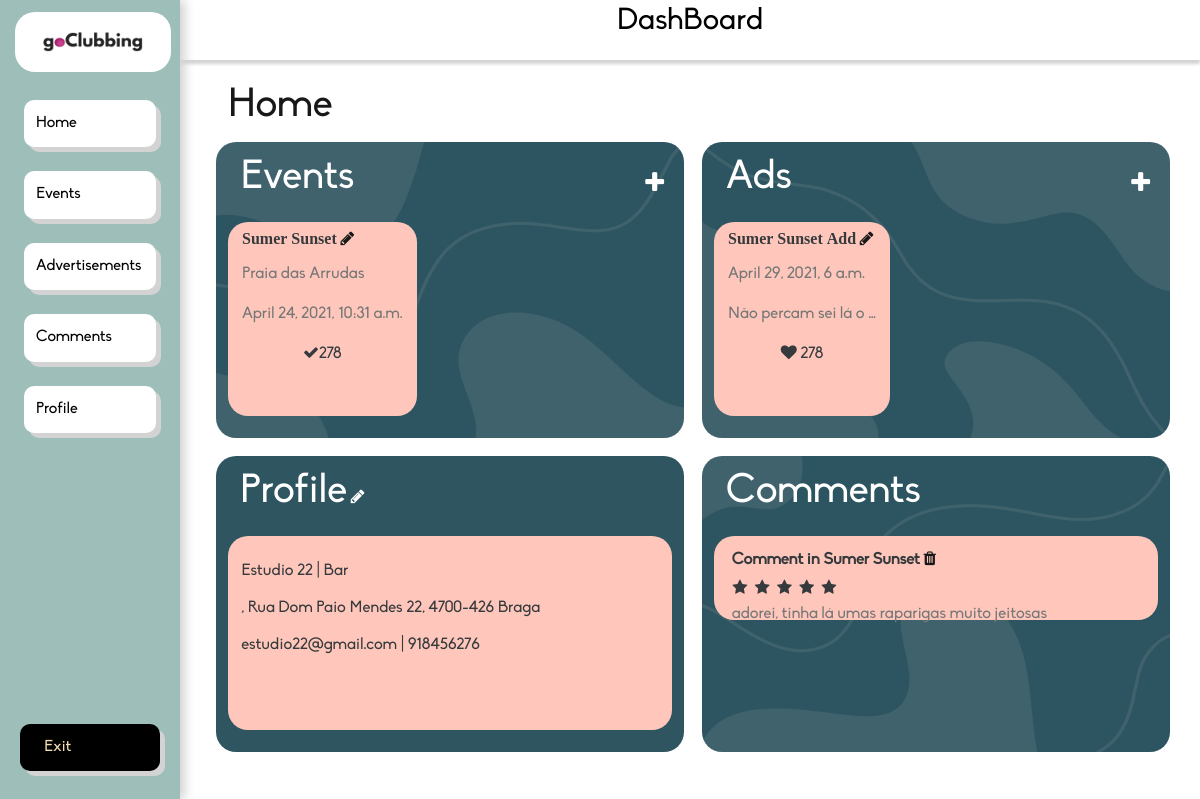
/dashboard/ (signed in), run on an earlier commit of the app's database.
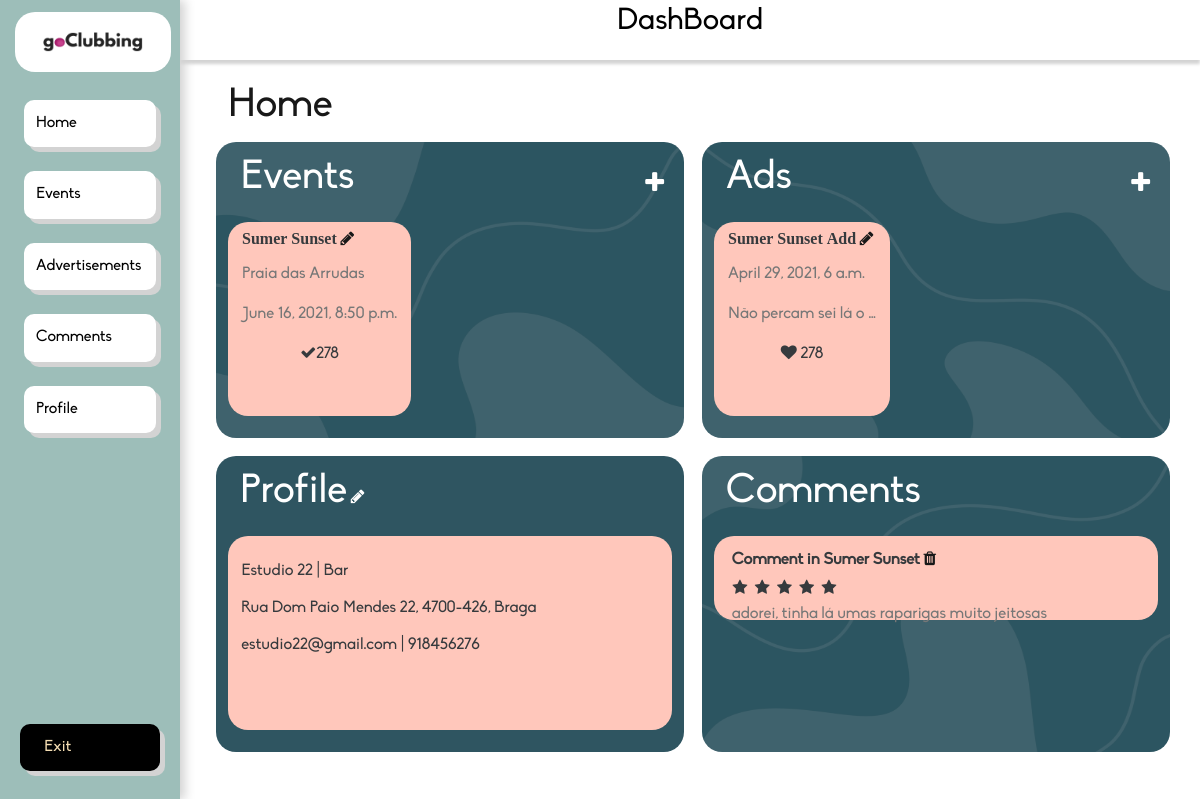
And on a later commit of the database.
### app/models.py (models this page shows, shortened)
class Event(models.Model):
    name = models.CharField(max_length=100)
    location = models.CharField(max_length=100)
    datetime = models.DateTimeField(auto_now=False, auto_now_add=False)
    type = models.ForeignKey(Event_Type, on_delete=models.CASCADE)
    theme = models.CharField(max_length=100)
    min_age = models.IntegerField()
    organization = models.CharField(max_length=100)
    dress_code = models.CharField(max_length=100)
    business = models.ForeignKey(Business, on_delete=models.CASCADE)
    def __str__(self):
        return self.name

class Business(models.Model):
    name = models.CharField(max_length=100)
    location = models.CharField(max_length=100)
    address = models.CharField(max_length=100, default="")
    lat = models.FloatField(null=True, blank=True)
    lng = models.FloatField(null=True, blank=True)
    type = models.CharField(max_length=50)
    company_name = models.CharField(max_length=100)
    opening_hours = models.JSONField(null=True)
    contact_email = models.EmailField(max_length=100)
    contact_phone = models.IntegerField()
    user = models.OneToOneField(User, on_delete=models.CASCADE)
    profilePhoto = models.ImageField(upload_to="business_photos/", default="business_photos/userDefault.png")

### app/views.py (the view)
# urls.py: path('dashboard/', dashboard_home, name='dashboard_home'),
def dashboard_home(request):
    if not request.user.is_authenticated or request.user.is_superuser:
        return redirect('/login/')
    events = Event.objects.all()
    ads = Advertisement.objects.all()
    comments = Comment.objects.all()
    business = Business.objects.get(user_id=request.user.id)
    tparams = {'events': events, 'ads': ads, 'comments': comments, 'self': business}
    return render(request, "dash_home.html", tparams)

### app/templates/dash_home.html (shortened to what this page needs)
{% extends "dashboard.html" %}
{% load static %}
{% block content %}
<div class="home-container">
    <div class="home-title">
        <h1>Home</h1>
    </div>
    <div class="events">
        <div class="title">
            <h1 style="float:left;">Events </h1>
            <a style="float:right; color: white" href={% url 'dashboard_newevent' %}><i class="mysmalls fa fa-plus"></i></a>
        </div>
        <div class="events-content">
            {% for event in events %}
                {% if event.business.name == self.name %}
            <div class="pub">
                <div>
                    <p class="fa" style="font-weight: bold">{{ event.name }}</p>
                    <a href={% url 'dashboard_event' num=event.id %}><i style="color:black;" class="fa fa-pencil"></i></a>
                    <p class="grey">{{ event.location }}</p>
                    <p class="grey">{{ event.datetime }}</p>
                    <p style="text-align: center"><i class="fa fa-check"></i>278</p>
                </div>
            </div>
                {% endif %}
            {% endfor %}
        </div>
        <img id="background-image" src="{% static "img/DashBoardFundo.png" %}"/>
    </div>
    <div class="pubs">
        <div class="title">
            <h1 style="float: left">Ads</h1>
            <a style="float:right; color: white" href={% url 'dashboard_newad' %}><i class="mysmalls fa fa-plus"></i></a>
        </div>
        <div class="pubs-content">
            {% for ad in ads %}
                {% if ad.event.business == self %}
            <div class="pub">
                <div>
                    <p class="fa" style="font-weight: bold">{{ ad.event }} Add</p>
                    <a href={% url 'dashboard_ad' num=ad.id %}><i style="color:black;" class="fa fa-pencil"></i></a>
                    <p class="grey">{{ ad.expire }}</p>
                    <p class="grey">{{ ad.body|truncatewords:5 }}</p>
                    <p style="text-align: center"><i class="fa fa-heart"></i> 278</p>
                </div>
            </div>
                {% endif %}
            {% endfor %}
        </div>
        <img id="background-image" src="{% static "img/DashBoardFundo3.png" %}"/>
    </div>
    <div class="profiles">
        <div class="title">
            <h1 style="display: inline-block">Profile</h1>
            <a class="edit-button" href={% url 'dashboard_profile' %}><i class="fa fa-pencil"></i></a>
        </div>
        <div class="profile-content">
            <div class="profile">
                <p class="prof-text">{{ self.name }} | {{ self.type }}</p>
                <p class="prof-text">{{ self.address }}, {{ self.location }}</p>
                <p class="prof-text">{{ self.contact_email }} | {{ self.contact_phone }}</p>
            </div>
        </div>
    </div>
    <div class="comments">
        <div class="title">
            <h1>Comments</h1>
        </div>
        <div class="comments-content">
            {% for comment in comments %}
                {% if comment.event.business == self %}
            <div class="comment">
                    <p style="font-weight: bold; margin-top: -8%; margin-left: 4%">Comment in {{ comment.event }} <a href={% url 'dashboard_comment_delete' num=comment.id %}><i style="color:black;" class="fa fa-trash"></i></a></p>
                    <p style="margin-top: -13.5%; margin-left: 2.5%">{% with ''|center:comment.classification as range %} {% for n in range %} <i class="fa fa-star"></i> {% endfor %}{% endwith %}</p>
                    <p class="grey" style="margin-top: -14%; margin-left: 4%">{{ comment.body|truncatewords:15 }}</p>
            </div>
                {% endif %}
            {% endfor %}
        </div>
    </div>
</div>
{% endblock %}

What changed in the data, as far as the page shows it:
changed Event "Sumer Sunset": datetime "April 24, 2021, 10:31 a.m." → "June 16, 2021, 8:50 p.m."
changed Business "Estudio 22": address (not shown) → "Rua Dom Paio Mendes 22, 4700-426"; location "Rua Dom Paio Mendes 22, 4700-426 Braga" → "Braga"
